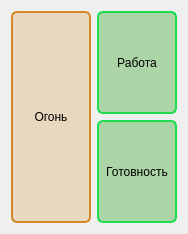
<?xml version="1.0" encoding="UTF-8"?>
<ui version="4.0">
 <class>WidgetControlBlock</class>
 <widget class="QWidget" name="WidgetControlBlock">
  <property name="geometry">
   <rect>
    <x>0</x>
    <y>0</y>
    <width>186</width>
    <height>234</height>
   </rect>
  </property>
  <property name="sizePolicy">
   <sizepolicy hsizetype="Preferred" vsizetype="Minimum">
    <horstretch>0</horstretch>
    <verstretch>0</verstretch>
   </sizepolicy>
  </property>
  <property name="maximumSize">
   <size>
    <width>16777215</width>
    <height>16777215</height>
   </size>
  </property>
  <property name="windowTitle">
   <string>Поворотное устройство</string>
  </property>
  <property name="styleSheet">
   <string notr="true">/* ---------------------------------------------------------------------------

    WARNING! File created programmatically. All changes made in this file will be lost!

    Created by the qtsass compiler v0.3.0

    The definitions are in the &quot;qdarkstyle.qss._styles.scss&quot; module

--------------------------------------------------------------------------- */
/* Light Style - QDarkStyleSheet ------------------------------------------ */
/*

See Qt documentation:

  - https://doc.qt.io/qt-5/stylesheet.html
  - https://doc.qt.io/qt-5/stylesheet-reference.html
  - https://doc.qt.io/qt-5/stylesheet-examples.html

--------------------------------------------------------------------------- */
/* Reset elements ------------------------------------------------------------

Resetting everything helps to unify styles across different operating systems

--------------------------------------------------------------------------- */
* {
  padding: 0px;
  margin: 0px;
  border: 0px;
  border-style: none;
  border-image: none;
  outline: 0;
}

/* specific reset for elements inside QToolBar */
QToolBar * {
  margin: 0px;
  padding: 0px;
}

/* QWidget ----------------------------------------------------------------

--------------------------------------------------------------------------- */
QWidget {
	/*background-color: #19232D;*/
	
	background-color: rgba(45, 44, 46, 1);

  border: 0px solid #455364;
  padding: 0px;
  color: #E0E1E3;
  selection-background-color: #346792;
  selection-color: #E0E1E3;
}

QWidget:disabled {
  background-color: #19232D;
  color: #9DA9B5;
  selection-background-color: #26486B;
  selection-color: #9DA9B5;
}

QWidget::item:selected {
  background-color: #346792;
}

QWidget::item:hover:!selected {
  background-color: #1A72BB;
}

/* QWidgetComplexInterface ------------------------------------------------------------

This adjusts the splitter in the dock widget, not qsplitter
https://doc.qt.io/qt-5/stylesheet-examples.html#customizing-qWidgetComplexInterface

--------------------------------------------------------------------------- */
QWidgetComplexInterface::separator {
  background-color: #455364;
  border: 0px solid #19232D;
  spacing: 0px;
  padding: 2px;
}

QWidgetComplexInterface::separator:hover {
  background-color: #60798B;
  border: 0px solid #1A72BB;
}

QWidgetComplexInterface::separator:horizontal {
  width: 5px;
  margin-top: 2px;
  margin-bottom: 2px;
  image: url(&quot;:/qss_icons/dark/rc/toolbar_separator_vertical.png&quot;);
}

QWidgetComplexInterface::separator:vertical {
  height: 5px;
  margin-left: 2px;
  margin-right: 2px;
  image: url(&quot;:/qss_icons/dark/rc/toolbar_separator_horizontal.png&quot;);
}

/* QToolTip ---------------------------------------------------------------

https://doc.qt.io/qt-5/stylesheet-examples.html#customizing-qtooltip

--------------------------------------------------------------------------- */
QToolTip {
  background-color: #346792;
  color: #E0E1E3;
  /* If you remove the border property, background stops working on Windows */
  border: none;
  /* Remove padding, for fix combo box tooltip */
  padding: 0px;
  /* Remove opacity, fix #174 - may need to use RGBA */
}

/* QStatusBar -------------------------------------------------------------

https://doc.qt.io/qt-5/stylesheet-examples.html#customizing-qstatusbar

--------------------------------------------------------------------------- */
QStatusBar {
  border: 1px solid #455364;
  /* Fixes Spyder #9120, #9121 */
  background: #455364;
  /* Fixes #205, white vertical borders separating items */
}

QStatusBar::item {
  border: none;
}

QStatusBar QToolTip {
  background-color: #1A72BB;
  border: 1px solid #19232D;
  color: #19232D;
  /* Remove padding, for fix combo box tooltip */
  padding: 0px;
  /* Reducing transparency to read better */
  opacity: 230;
}

QStatusBar QLabel {
  /* Fixes Spyder #9120, #9121 */
  background: transparent;
}

/* QCheckBox --------------------------------------------------------------

https://doc.qt.io/qt-5/stylesheet-examples.html#customizing-qcheckbox

--------------------------------------------------------------------------- */
QCheckBox {
  background-color: #19232D;
  color: #E0E1E3;
  spacing: 4px;
  outline: none;
  padding-top: 4px;
  padding-bottom: 4px;
}

QCheckBox:focus {
  border: none;
}

QCheckBox QWidget:disabled {
  background-color: #19232D;
  color: #9DA9B5;
}

QCheckBox::indicator {
  margin-left: 2px;
  height: 14px;
  width: 14px;
}

QCheckBox::indicator:unchecked {
  image: url(&quot;:/qss_icons/dark/rc/checkbox_unchecked.png&quot;);
}

QCheckBox::indicator:unchecked:hover, QCheckBox::indicator:unchecked:focus, QCheckBox::indicator:unchecked:pressed {
  border: none;
  image: url(&quot;:/qss_icons/dark/rc/checkbox_unchecked_focus.png&quot;);
}

QCheckBox::indicator:unchecked:disabled {
  image: url(&quot;:/qss_icons/dark/rc/checkbox_unchecked_disabled.png&quot;);
}

QCheckBox::indicator:checked {
  image: url(&quot;:/qss_icons/dark/rc/checkbox_checked.png&quot;);
}

QCheckBox::indicator:checked:hover, QCheckBox::indicator:checked:focus, QCheckBox::indicator:checked:pressed {
  border: none;
  image: url(&quot;:/qss_icons/dark/rc/checkbox_checked_focus.png&quot;);
}

QCheckBox::indicator:checked:disabled {
  image: url(&quot;:/qss_icons/dark/rc/checkbox_checked_disabled.png&quot;);
}

QCheckBox::indicator:indeterminate {
  image: url(&quot;:/qss_icons/dark/rc/checkbox_indeterminate.png&quot;);
}

QCheckBox::indicator:indeterminate:disabled {
  image: url(&quot;:/qss_icons/dark/rc/checkbox_indeterminate_disabled.png&quot;);
}

QCheckBox::indicator:indeterminate:focus, QCheckBox::indicator:indeterminate:hover, QCheckBox::indicator:indeterminate:pressed {
  image: url(&quot;:/qss_icons/dark/rc/checkbox_indeterminate_focus.png&quot;);
}

/* QGroupBox --------------------------------------------------------------

https://doc.qt.io/qt-5/stylesheet-examples.html#customizing-qgroupbox

--------------------------------------------------------------------------- */
QGroupBox {
  font-weight: bold;
  border: 1px solid #455364;
  border-radius: 4px;
  padding: 2px;
  margin-top: 6px;
  margin-bottom: 4px;
}

QGroupBox::title {
  subcontrol-origin: margin;
  subcontrol-position: top left;
  left: 4px;
  padding-left: 2px;
  padding-right: 4px;
  padding-top: -4px;
}

QGroupBox::indicator {
  margin-left: 2px;
  margin-top: 2px;
  padding: 0;
  height: 14px;
  width: 14px;
}

QGroupBox::indicator:unchecked {
  border: none;
  image: url(&quot;:/qss_icons/dark/rc/checkbox_unchecked.png&quot;);
}

QGroupBox::indicator:unchecked:hover, QGroupBox::indicator:unchecked:focus, QGroupBox::indicator:unchecked:pressed {
  border: none;
  image: url(&quot;:/qss_icons/dark/rc/checkbox_unchecked_focus.png&quot;);
}

QGroupBox::indicator:unchecked:disabled {
  image: url(&quot;:/qss_icons/dark/rc/checkbox_unchecked_disabled.png&quot;);
}

QGroupBox::indicator:checked {
  border: none;
  image: url(&quot;:/qss_icons/dark/rc/checkbox_checked.png&quot;);
}

QGroupBox::indicator:checked:hover, QGroupBox::indicator:checked:focus, QGroupBox::indicator:checked:pressed {
  border: none;
  image: url(&quot;:/qss_icons/dark/rc/checkbox_checked_focus.png&quot;);
}

QGroupBox::indicator:checked:disabled {
  image: url(&quot;:/qss_icons/dark/rc/checkbox_checked_disabled.png&quot;);
}

/* QRadioButton -----------------------------------------------------------

https://doc.qt.io/qt-5/stylesheet-examples.html#customizing-qradiobutton

--------------------------------------------------------------------------- */
QRadioButton {
  background-color: #19232D;
  color: #E0E1E3;
  spacing: 4px;
  padding-top: 4px;
  padding-bottom: 4px;
  border: none;
  outline: none;
}

QRadioButton:focus {
  border: none;
}

QRadioButton:disabled {
  background-color: #19232D;
  color: #9DA9B5;
  border: none;
  outline: none;
}

QRadioButton QWidget {
  background-color: #19232D;
  color: #E0E1E3;
  spacing: 0px;
  padding: 0px;
  outline: none;
  border: none;
}

QRadioButton::indicator {
  border: none;
  outline: none;
  margin-left: 2px;
  height: 14px;
  width: 14px;
}

QRadioButton::indicator:unchecked {
  image: url(&quot;:/qss_icons/dark/rc/radio_unchecked.png&quot;);
}

QRadioButton::indicator:unchecked:hover, QRadioButton::indicator:unchecked:focus, QRadioButton::indicator:unchecked:pressed {
  border: none;
  outline: none;
  image: url(&quot;:/qss_icons/dark/rc/radio_unchecked_focus.png&quot;);
}

QRadioButton::indicator:unchecked:disabled {
  image: url(&quot;:/qss_icons/dark/rc/radio_unchecked_disabled.png&quot;);
}

QRadioButton::indicator:checked {
  border: none;
  outline: none;
  image: url(&quot;:/qss_icons/dark/rc/radio_checked.png&quot;);
}

QRadioButton::indicator:checked:hover, QRadioButton::indicator:checked:focus, QRadioButton::indicator:checked:pressed {
  border: none;
  outline: none;
  image: url(&quot;:/qss_icons/dark/rc/radio_checked_focus.png&quot;);
}

QRadioButton::indicator:checked:disabled {
  outline: none;
  image: url(&quot;:/qss_icons/dark/rc/radio_checked_disabled.png&quot;);
}

/* QMenuBar ---------------------------------------------------------------

https://doc.qt.io/qt-5/stylesheet-examples.html#customizing-qmenubar

--------------------------------------------------------------------------- */
QMenuBar {
  background-color: #455364;
  padding: 2px;
  border: 1px solid #19232D;
  color: #E0E1E3;
  selection-background-color: #1A72BB;
}

QMenuBar:focus {
  border: 1px solid #346792;
}

QMenuBar::item {
  background: transparent;
  padding: 4px;
}

QMenuBar::item:selected {
  padding: 4px;
  background: transparent;
  border: 0px solid #455364;
  background-color: #1A72BB;
}

QMenuBar::item:pressed {
  padding: 4px;
  border: 0px solid #455364;
  background-color: #1A72BB;
  color: #E0E1E3;
  margin-bottom: 0px;
  padding-bottom: 0px;
}

/* QMenu ------------------------------------------------------------------

https://doc.qt.io/qt-5/stylesheet-examples.html#customizing-qmenu

--------------------------------------------------------------------------- */
QMenu {
  border: 0px solid #455364;
  color: #E0E1E3;
  margin: 0px;
  background-color: #37414F;
  selection-background-color: #1A72BB;
}

QMenu::separator {
  height: 1px;
  background-color: #60798B;
  color: #E0E1E3;
}

QMenu::item {
  background-color: #37414F;
  padding: 4px 24px 4px 28px;
  /* Reserve space for selection border */
  border: 1px transparent #455364;
}

QMenu::item:selected {
  color: #E0E1E3;
  background-color: #1A72BB;
}

QMenu::item:pressed {
  background-color: #1A72BB;
}

QMenu::icon {
  padding-left: 10px;
  width: 14px;
  height: 14px;
}

QMenu::indicator {
  padding-left: 8px;
  width: 12px;
  height: 12px;
  /* non-exclusive indicator = check box style indicator (see QActionGroup::setExclusive) */
  /* exclusive indicator = radio button style indicator (see QActionGroup::setExclusive) */
}

QMenu::indicator:non-exclusive:unchecked {
  image: url(&quot;:/qss_icons/dark/rc/checkbox_unchecked.png&quot;);
}

QMenu::indicator:non-exclusive:unchecked:hover, QMenu::indicator:non-exclusive:unchecked:focus, QMenu::indicator:non-exclusive:unchecked:pressed {
  border: none;
  image: url(&quot;:/qss_icons/dark/rc/checkbox_unchecked_focus.png&quot;);
}

QMenu::indicator:non-exclusive:unchecked:disabled {
  image: url(&quot;:/qss_icons/dark/rc/checkbox_unchecked_disabled.png&quot;);
}

QMenu::indicator:non-exclusive:checked {
  image: url(&quot;:/qss_icons/dark/rc/checkbox_checked.png&quot;);
}

QMenu::indicator:non-exclusive:checked:hover, QMenu::indicator:non-exclusive:checked:focus, QMenu::indicator:non-exclusive:checked:pressed {
  border: none;
  image: url(&quot;:/qss_icons/dark/rc/checkbox_checked_focus.png&quot;);
}

QMenu::indicator:non-exclusive:checked:disabled {
  image: url(&quot;:/qss_icons/dark/rc/checkbox_checked_disabled.png&quot;);
}

QMenu::indicator:non-exclusive:indeterminate {
  image: url(&quot;:/qss_icons/dark/rc/checkbox_indeterminate.png&quot;);
}

QMenu::indicator:non-exclusive:indeterminate:disabled {
  image: url(&quot;:/qss_icons/dark/rc/checkbox_indeterminate_disabled.png&quot;);
}

QMenu::indicator:non-exclusive:indeterminate:focus, QMenu::indicator:non-exclusive:indeterminate:hover, QMenu::indicator:non-exclusive:indeterminate:pressed {
  image: url(&quot;:/qss_icons/dark/rc/checkbox_indeterminate_focus.png&quot;);
}

QMenu::indicator:exclusive:unchecked {
  image: url(&quot;:/qss_icons/dark/rc/radio_unchecked.png&quot;);
}

QMenu::indicator:exclusive:unchecked:hover, QMenu::indicator:exclusive:unchecked:focus, QMenu::indicator:exclusive:unchecked:pressed {
  border: none;
  outline: none;
  image: url(&quot;:/qss_icons/dark/rc/radio_unchecked_focus.png&quot;);
}

QMenu::indicator:exclusive:unchecked:disabled {
  image: url(&quot;:/qss_icons/dark/rc/radio_unchecked_disabled.png&quot;);
}

QMenu::indicator:exclusive:checked {
  border: none;
  outline: none;
  image: url(&quot;:/qss_icons/dark/rc/radio_checked.png&quot;);
}

QMenu::indicator:exclusive:checked:hover, QMenu::indicator:exclusive:checked:focus, QMenu::indicator:exclusive:checked:pressed {
  border: none;
  outline: none;
  image: url(&quot;:/qss_icons/dark/rc/radio_checked_focus.png&quot;);
}

QMenu::indicator:exclusive:checked:disabled {
  outline: none;
  image: url(&quot;:/qss_icons/dark/rc/radio_checked_disabled.png&quot;);
}

QMenu::right-arrow {
  margin: 5px;
  padding-left: 12px;
  image: url(&quot;:/qss_icons/dark/rc/arrow_right.png&quot;);
  height: 12px;
  width: 12px;
}

/* QAbstractItemView ------------------------------------------------------

https://doc.qt.io/qt-5/stylesheet-examples.html#customizing-qcombobox

--------------------------------------------------------------------------- */
QAbstractItemView {
  alternate-background-color: #19232D;
  color: #E0E1E3;
  border: 1px solid #455364;
  border-radius: 4px;
}

QAbstractItemView QLineEdit {
  padding: 2px;
}

/* QAbstractScrollArea ----------------------------------------------------

https://doc.qt.io/qt-5/stylesheet-examples.html#customizing-qabstractscrollarea

--------------------------------------------------------------------------- */
QAbstractScrollArea {
  background-color: #19232D;
  border: 1px solid #455364;
  border-radius: 4px;
  /* fix #159 */
  padding: 2px;
  /* remove min-height to fix #244 */
  color: #E0E1E3;
}

QAbstractScrollArea:disabled {
  color: #9DA9B5;
}

/* QScrollArea ------------------------------------------------------------

--------------------------------------------------------------------------- */
QScrollArea QWidget QWidget:disabled {
  background-color: #19232D;
}

/* QScrollBar -------------------------------------------------------------

https://doc.qt.io/qt-5/stylesheet-examples.html#customizing-qscrollbar

--------------------------------------------------------------------------- */
QScrollBar:horizontal {
  height: 16px;
  margin: 2px 16px 2px 16px;
  border: 1px solid #455364;
  border-radius: 4px;
  background-color: #19232D;
}

QScrollBar:vertical {
  background-color: #19232D;
  width: 16px;
  margin: 16px 2px 16px 2px;
  border: 1px solid #455364;
  border-radius: 4px;
}

QScrollBar::handle:horizontal {
  background-color: #60798B;
  border: 1px solid #455364;
  border-radius: 4px;
  min-width: 8px;
}

QScrollBar::handle:horizontal:hover {
  background-color: #346792;
  border: #346792;
  border-radius: 4px;
  min-width: 8px;
}

QScrollBar::handle:horizontal:focus {
  border: 1px solid #1A72BB;
}

QScrollBar::handle:vertical {
  background-color: #60798B;
  border: 1px solid #455364;
  min-height: 8px;
  border-radius: 4px;
}

QScrollBar::handle:vertical:hover {
  background-color: #346792;
  border: #346792;
  border-radius: 4px;
  min-height: 8px;
}

QScrollBar::handle:vertical:focus {
  border: 1px solid #1A72BB;
}

QScrollBar::add-line:horizontal {
  margin: 0px 0px 0px 0px;
  border-image: url(&quot;:/qss_icons/dark/rc/arrow_right_disabled.png&quot;);
  height: 12px;
  width: 12px;
  subcontrol-position: right;
  subcontrol-origin: margin;
}

QScrollBar::add-line:horizontal:hover, QScrollBar::add-line:horizontal:on {
  border-image: url(&quot;:/qss_icons/dark/rc/arrow_right.png&quot;);
  height: 12px;
  width: 12px;
  subcontrol-position: right;
  subcontrol-origin: margin;
}

QScrollBar::add-line:vertical {
  margin: 3px 0px 3px 0px;
  border-image: url(&quot;:/qss_icons/dark/rc/arrow_down_disabled.png&quot;);
  height: 12px;
  width: 12px;
  subcontrol-position: bottom;
  subcontrol-origin: margin;
}

QScrollBar::add-line:vertical:hover, QScrollBar::add-line:vertical:on {
  border-image: url(&quot;:/qss_icons/dark/rc/arrow_down.png&quot;);
  height: 12px;
  width: 12px;
  subcontrol-position: bottom;
  subcontrol-origin: margin;
}

QScrollBar::sub-line:horizontal {
  margin: 0px 3px 0px 3px;
  border-image: url(&quot;:/qss_icons/dark/rc/arrow_left_disabled.png&quot;);
  height: 12px;
  width: 12px;
  subcontrol-position: left;
  subcontrol-origin: margin;
}

QScrollBar::sub-line:horizontal:hover, QScrollBar::sub-line:horizontal:on {
  border-image: url(&quot;:/qss_icons/dark/rc/arrow_left.png&quot;);
  height: 12px;
  width: 12px;
  subcontrol-position: left;
  subcontrol-origin: margin;
}

QScrollBar::sub-line:vertical {
  margin: 3px 0px 3px 0px;
  border-image: url(&quot;:/qss_icons/dark/rc/arrow_up_disabled.png&quot;);
  height: 12px;
  width: 12px;
  subcontrol-position: top;
  subcontrol-origin: margin;
}

QScrollBar::sub-line:vertical:hover, QScrollBar::sub-line:vertical:on {
  border-image: url(&quot;:/qss_icons/dark/rc/arrow_up.png&quot;);
  height: 12px;
  width: 12px;
  subcontrol-position: top;
  subcontrol-origin: margin;
}

QScrollBar::up-arrow:horizontal, QScrollBar::down-arrow:horizontal {
  background: none;
}

QScrollBar::up-arrow:vertical, QScrollBar::down-arrow:vertical {
  background: none;
}

QScrollBar::add-page:horizontal, QScrollBar::sub-page:horizontal {
  background: none;
}

QScrollBar::add-page:vertical, QScrollBar::sub-page:vertical {
  background: none;
}

/* QTextEdit --------------------------------------------------------------

https://doc.qt.io/qt-5/stylesheet-examples.html#customizing-specific-widgets

--------------------------------------------------------------------------- */
QTextEdit {
  background-color: #19232D;
  color: #E0E1E3;
  border-radius: 4px;
  border: 1px solid #455364;
}

QTextEdit:focus {
  border: 1px solid #1A72BB;
}

QTextEdit:selected {
  background: #346792;
  color: #455364;
}

/* QPlainTextEdit ---------------------------------------------------------

--------------------------------------------------------------------------- */
QPlainTextEdit {
  background-color: #19232D;
  color: #E0E1E3;
  border-radius: 4px;
  border: 1px solid #455364;
}

QPlainTextEdit:focus {
  border: 1px solid #1A72BB;
}

QPlainTextEdit:selected {
  background: #346792;
  color: #455364;
}

/* QSizeGrip --------------------------------------------------------------

https://doc.qt.io/qt-5/stylesheet-examples.html#customizing-qsizegrip

--------------------------------------------------------------------------- */
QSizeGrip {
  background: transparent;
  width: 12px;
  height: 12px;
  image: url(&quot;:/qss_icons/dark/rc/window_grip.png&quot;);
}

/* QStackedWidget ---------------------------------------------------------

--------------------------------------------------------------------------- */
QStackedWidget {
  padding: 2px;
  border: 1px solid #455364;
  border: 1px solid #19232D;
}

/* QToolBar ---------------------------------------------------------------

https://doc.qt.io/qt-5/stylesheet-examples.html#customizing-qtoolbar

--------------------------------------------------------------------------- */
QToolBar {
  background-color: #455364;
  border-bottom: 1px solid #19232D;
  padding: 1px;
  font-weight: bold;
  spacing: 2px;
}

QToolBar:disabled {
  /* Fixes #272 */
  background-color: #455364;
}

QToolBar::handle:horizontal {
  width: 16px;
  image: url(&quot;:/qss_icons/dark/rc/toolbar_move_horizontal.png&quot;);
}

QToolBar::handle:vertical {
  height: 16px;
  image: url(&quot;:/qss_icons/dark/rc/toolbar_move_vertical.png&quot;);
}

QToolBar::separator:horizontal {
  width: 16px;
  image: url(&quot;:/qss_icons/dark/rc/toolbar_separator_horizontal.png&quot;);
}

QToolBar::separator:vertical {
  height: 16px;
  image: url(&quot;:/qss_icons/dark/rc/toolbar_separator_vertical.png&quot;);
}

QToolButton#qt_toolbar_ext_button {
  background: #455364;
  border: 0px;
  color: #E0E1E3;
  image: url(&quot;:/qss_icons/dark/rc/arrow_right.png&quot;);
}

/* QAbstractSpinBox -------------------------------------------------------

--------------------------------------------------------------------------- */
QAbstractSpinBox {
  background-color: #19232D;
  border: 1px solid #455364;
  color: #E0E1E3;
  /* This fixes 103, 111 */
  padding-top: 2px;
  /* This fixes 103, 111 */
  padding-bottom: 2px;
  padding-left: 4px;
  padding-right: 4px;
  border-radius: 4px;
  /* min-width: 5px; removed to fix 109 */
}

QAbstractSpinBox:up-button {
  background-color: transparent #19232D;
  subcontrol-origin: border;
  subcontrol-position: top right;
  border-left: 1px solid #455364;
  border-bottom: 1px solid #455364;
  border-top-left-radius: 0;
  border-bottom-left-radius: 0;
  margin: 1px;
  width: 12px;
  margin-bottom: -1px;
}

QAbstractSpinBox::up-arrow, QAbstractSpinBox::up-arrow:disabled, QAbstractSpinBox::up-arrow:off {
  image: url(&quot;:/qss_icons/dark/rc/arrow_up_disabled.png&quot;);
  height: 8px;
  width: 8px;
}

QAbstractSpinBox::up-arrow:hover {
  image: url(&quot;:/qss_icons/dark/rc/arrow_up.png&quot;);
}

QAbstractSpinBox:down-button {
  background-color: transparent #19232D;
  subcontrol-origin: border;
  subcontrol-position: bottom right;
  border-left: 1px solid #455364;
  border-top: 1px solid #455364;
  border-top-left-radius: 0;
  border-bottom-left-radius: 0;
  margin: 1px;
  width: 12px;
  margin-top: -1px;
}

QAbstractSpinBox::down-arrow, QAbstractSpinBox::down-arrow:disabled, QAbstractSpinBox::down-arrow:off {
  image: url(&quot;:/qss_icons/dark/rc/arrow_down_disabled.png&quot;);
  height: 8px;
  width: 8px;
}

QAbstractSpinBox::down-arrow:hover {
  image: url(&quot;:/qss_icons/dark/rc/arrow_down.png&quot;);
}

QAbstractSpinBox:hover {
  border: 1px solid #346792;
  color: #E0E1E3;
}

QAbstractSpinBox:focus {
  border: 1px solid #1A72BB;
}

QAbstractSpinBox:selected {
  background: #346792;
  color: #455364;
}

/* ------------------------------------------------------------------------ */
/* DISPLAYS --------------------------------------------------------------- */
/* ------------------------------------------------------------------------ */
/* QLabel -----------------------------------------------------------------

https://doc.qt.io/qt-5/stylesheet-examples.html#customizing-qframe

--------------------------------------------------------------------------- */
QLabel
{
  border: 4px solid line;
	border-color: rgba(170, 142, 52, 1);
  border-radius: 8px;

	background-color: rgba(154, 153, 150,15);
}

QLabel:disabled {
  background-color: #19232D;
  border: 0px solid #455364;
  color: #9DA9B5;
}

/* QTextBrowser -----------------------------------------------------------

https://doc.qt.io/qt-5/stylesheet-examples.html#customizing-qabstractscrollarea

--------------------------------------------------------------------------- */
QTextBrowser {
  background-color: #19232D;
  border: 1px solid #455364;
  color: #E0E1E3;
  border-radius: 4px;
}

QTextBrowser:disabled {
  background-color: #19232D;
  border: 1px solid #455364;
  color: #9DA9B5;
  border-radius: 4px;
}

QTextBrowser:hover, QTextBrowser:!hover, QTextBrowser:selected, QTextBrowser:pressed {
  border: 1px solid #455364;
}

/* QGraphicsView ----------------------------------------------------------

--------------------------------------------------------------------------- */
QGraphicsView {
  background-color: #19232D;
  border: 1px solid #455364;
  color: #E0E1E3;
  border-radius: 4px;
}

QGraphicsView:disabled {
  background-color: #19232D;
  border: 1px solid #455364;
  color: #9DA9B5;
  border-radius: 4px;
}

QGraphicsView:hover, QGraphicsView:!hover, QGraphicsView:selected, QGraphicsView:pressed {
  border: 1px solid #455364;
}

/* QCalendarWidget --------------------------------------------------------

--------------------------------------------------------------------------- */
QCalendarWidget {
  border: 1px solid #455364;
  border-radius: 4px;
}

QCalendarWidget:disabled {
  background-color: #19232D;
  color: #9DA9B5;
}

/* QLCDNumber -------------------------------------------------------------

--------------------------------------------------------------------------- */
QLCDNumber {
  background-color: #19232D;
  color: #E0E1E3;
}

QLCDNumber:disabled {
  background-color: #19232D;
  color: #9DA9B5;
}

/* QProgressBar -----------------------------------------------------------

https://doc.qt.io/qt-5/stylesheet-examples.html#customizing-qprogressbar

--------------------------------------------------------------------------- */
QProgressBar {
  background-color: #19232D;
  border: 1px solid #455364;
  color: #E0E1E3;
  border-radius: 4px;
  text-align: center;
}

QProgressBar:disabled {
  background-color: #19232D;
  border: 1px solid #455364;
  color: #9DA9B5;
  border-radius: 4px;
  text-align: center;
}

QProgressBar::chunk {
  background-color: #346792;
  color: #19232D;
  border-radius: 4px;
}

QProgressBar::chunk:disabled {
  background-color: #26486B;
  color: #9DA9B5;
  border-radius: 4px;
}

/* ------------------------------------------------------------------------ */
/* BUTTONS ---------------------------------------------------------------- */
/* ------------------------------------------------------------------------ */
/* QPushButton ------------------------------------------------------------

https://doc.qt.io/qt-5/stylesheet-examples.html#customizing-qpushbutton

--------------------------------------------------------------------------- */
QPushButton {
  background-color: #455364;
  color: #E0E1E3;
  border-radius: 4px;
  padding: 2px;
  outline: none;
  border: none;
}

QPushButton:disabled {
  background-color: #455364;
  color: #9DA9B5;
  border-radius: 4px;
  padding: 2px;
}

QPushButton:checked {
  background-color: #60798B;
  border-radius: 4px;
  padding: 2px;
  outline: none;
}

QPushButton:checked:disabled {
  background-color: #60798B;
  color: #9DA9B5;
  border-radius: 4px;
  padding: 2px;
  outline: none;
}

QPushButton:checked:selected {
  background: #60798B;
}

QPushButton:hover {
  background-color: #54687A;
  color: #E0E1E3;
}

QPushButton:pressed {
  background-color: #60798B;
}

QPushButton:selected {
  background: #60798B;
  color: #E0E1E3;
}

QPushButton::menu-indicator {
  subcontrol-origin: padding;
  subcontrol-position: bottom right;
  bottom: 4px;
}

QDialogButtonBox QPushButton {
  /* Issue #194 #248 - Special case of QPushButton inside dialogs, for better UI */
  min-width: 80px;
}

/* QToolButton ------------------------------------------------------------

https://doc.qt.io/qt-5/stylesheet-examples.html#customizing-qtoolbutton

--------------------------------------------------------------------------- */
QToolButton {
  background-color: #455364;
  color: #E0E1E3;
  border-radius: 4px;
  padding: 2px;
  outline: none;
  border: none;
  /* The subcontrols below are used only in the DelayedPopup mode */
  /* The subcontrols below are used only in the MenuButtonPopup mode */
  /* The subcontrol below is used only in the InstantPopup or DelayedPopup mode */
}

QToolButton:disabled {
  background-color: #455364;
  color: #9DA9B5;
  border-radius: 4px;
  padding: 2px;
}

QToolButton:checked {
  background-color: #60798B;
  border-radius: 4px;
  padding: 2px;
  outline: none;
}

QToolButton:checked:disabled {
  background-color: #60798B;
  color: #9DA9B5;
  border-radius: 4px;
  padding: 2px;
  outline: none;
}

QToolButton:checked:hover {
  background-color: #54687A;
  color: #E0E1E3;
}

QToolButton:checked:pressed {
  background-color: #60798B;
}

QToolButton:checked:selected {
  background: #60798B;
  color: #E0E1E3;
}

QToolButton:hover {
  background-color: #54687A;
  color: #E0E1E3;
}

QToolButton:pressed {
  background-color: #60798B;
}

QToolButton:selected {
  background: #60798B;
  color: #E0E1E3;
}

QToolButton[popupMode=&quot;0&quot;] {
  /* Only for DelayedPopup */
  padding-right: 2px;
}

QToolButton[popupMode=&quot;1&quot;] {
  /* Only for MenuButtonPopup */
  padding-right: 20px;
}

QToolButton[popupMode=&quot;1&quot;]::menu-button {
  border: none;
}

QToolButton[popupMode=&quot;1&quot;]::menu-button:hover {
  border: none;
  border-left: 1px solid #455364;
  border-radius: 0;
}

QToolButton[popupMode=&quot;2&quot;] {
  /* Only for InstantPopup */
  padding-right: 2px;
}

QToolButton::menu-button {
  padding: 2px;
  border-radius: 4px;
  width: 12px;
  border: none;
  outline: none;
}

QToolButton::menu-button:hover {
  border: 1px solid #346792;
}

QToolButton::menu-button:checked:hover {
  border: 1px solid #346792;
}

QToolButton::menu-indicator {
  image: url(&quot;:/qss_icons/dark/rc/arrow_down.png&quot;);
  height: 8px;
  width: 8px;
  top: 0;
  /* Exclude a shift for better image */
  left: -2px;
  /* Shift it a bit */
}

QToolButton::menu-arrow {
  image: url(&quot;:/qss_icons/dark/rc/arrow_down.png&quot;);
  height: 8px;
  width: 8px;
}

QToolButton::menu-arrow:hover {
  image: url(&quot;:/qss_icons/dark/rc/arrow_down_focus.png&quot;);
}

/* QCommandLinkButton -----------------------------------------------------

--------------------------------------------------------------------------- */
QCommandLinkButton {
  background-color: transparent;
  border: 1px solid #455364;
  color: #E0E1E3;
  border-radius: 4px;
  padding: 0px;
  margin: 0px;
}

QCommandLinkButton:disabled {
  background-color: transparent;
  color: #9DA9B5;
}

/* ------------------------------------------------------------------------ */
/* INPUTS - NO FIELDS ----------------------------------------------------- */
/* ------------------------------------------------------------------------ */
/* QComboBox --------------------------------------------------------------

https://doc.qt.io/qt-5/stylesheet-examples.html#customizing-qcombobox

--------------------------------------------------------------------------- */
QComboBox {
  border: 1px solid #455364;
  border-radius: 4px;
  selection-background-color: #346792;
  padding-left: 4px;
  padding-right: 4px;
  /* padding-right = 36; 4 + 16*2 See scrollbar size */
  /* changed to 4px to fix #239 */
  /* Fixes #103, #111 */
  min-height: 1.5em;
  /* padding-top: 2px;     removed to fix #132 */
  /* padding-bottom: 2px;  removed to fix #132 */
  /* min-width: 75px;      removed to fix #109 */
  /* Needed to remove indicator - fix #132 */
}

QComboBox QAbstractItemView {
  border: 1px solid #455364;
  border-radius: 0;
  background-color: #19232D;
  selection-background-color: #346792;
}

QComboBox QAbstractItemView:hover {
  background-color: #19232D;
  color: #E0E1E3;
}

QComboBox QAbstractItemView:selected {
  background: #346792;
  color: #455364;
}

QComboBox QAbstractItemView:alternate {
  background: #19232D;
}

QComboBox:disabled {
  background-color: #19232D;
  color: #9DA9B5;
}

QComboBox:hover {
  border: 1px solid #346792;
}

QComboBox:focus {
  border: 1px solid #1A72BB;
}

QComboBox:on {
  selection-background-color: #346792;
}

QComboBox::indicator {
  border: none;
  border-radius: 0;
  background-color: transparent;
  selection-background-color: transparent;
  color: transparent;
  selection-color: transparent;
  /* Needed to remove indicator - fix #132 */
}

QComboBox::indicator:alternate {
  background: #19232D;
}

QComboBox::item {
  /* Remove to fix #282, #285 and MR #288*/
  /*&amp;:checked {
            font-weight: bold;
        }

        &amp;:selected {
            border: 0px solid transparent;
        }
        */
}

</string>
  </property>
  <layout class="QGridLayout" name="gridLayout_2">
   <item row="0" column="0">
    <layout class="QGridLayout" name="gridLayout">
     <item row="0" column="1" rowspan="2">
      <widget class="QPushButton" name="butSetLaserReady">
       <property name="sizePolicy">
        <sizepolicy hsizetype="Ignored" vsizetype="Ignored">
         <horstretch>0</horstretch>
         <verstretch>0</verstretch>
        </sizepolicy>
       </property>
       <property name="minimumSize">
        <size>
         <width>80</width>
         <height>0</height>
        </size>
       </property>
       <property name="maximumSize">
        <size>
         <width>16777215</width>
         <height>16777215</height>
        </size>
       </property>
       <property name="styleSheet">
        <string notr="true">QPushButton
{
	
	background-color: rgba(32, 156, 19, 83);
    border: 2px solid line;
    border-radius: 6px;
   
	border-color: rgb(30, 221, 78);
}

QPushButton:checked
{
	
	background-color: rgba(204, 53, 10, 62);
    border: 2px solid line;
    border-radius: 6px;	
	border-color: rgb(215, 50, 28);
}</string>
       </property>
       <property name="text">
        <string>Работа</string>
       </property>
       <property name="iconSize">
        <size>
         <width>36</width>
         <height>36</height>
        </size>
       </property>
       <property name="checkable">
        <bool>true</bool>
       </property>
       <property name="checked">
        <bool>false</bool>
       </property>
      </widget>
     </item>
     <item row="0" column="0" rowspan="4">
      <widget class="QPushButton" name="butOpenFire">
       <property name="sizePolicy">
        <sizepolicy hsizetype="Fixed" vsizetype="MinimumExpanding">
         <horstretch>0</horstretch>
         <verstretch>0</verstretch>
        </sizepolicy>
       </property>
       <property name="minimumSize">
        <size>
         <width>80</width>
         <height>0</height>
        </size>
       </property>
       <property name="styleSheet">
        <string notr="true">QPushButton
{
	background-color: rgba(209, 142, 34, 60);
    border: 2px solid line;
    border-radius: 6px;
   
	border-color: rgb(214, 136, 41);
}

QPushButton:pressed
{
    background-color: rgba(209, 142, 34, 110);
    border: 4px solid line;
    border-radius: 6px;
   
	
	border-color: rgb(171, 86, 38);
}</string>
       </property>
       <property name="text">
        <string>Огонь</string>
       </property>
      </widget>
     </item>
     <item row="2" column="1" rowspan="2">
      <widget class="QPushButton" name="pushButton">
       <property name="sizePolicy">
        <sizepolicy hsizetype="Fixed" vsizetype="Minimum">
         <horstretch>0</horstretch>
         <verstretch>0</verstretch>
        </sizepolicy>
       </property>
       <property name="minimumSize">
        <size>
         <width>80</width>
         <height>0</height>
        </size>
       </property>
       <property name="styleSheet">
        <string notr="true">QPushButton
{
	
	background-color: rgba(32, 156, 19, 83);
    border: 2px solid line;
    border-radius: 6px;
   
	border-color: rgb(30, 221, 78);
}

QPushButton:checked
{
	
	background-color: rgba(204, 53, 10, 62);
    border: 2px solid line;
    border-radius: 6px;	
	border-color: rgb(215, 50, 28);
}</string>
       </property>
       <property name="text">
        <string>Готовность</string>
       </property>
      </widget>
     </item>
    </layout>
   </item>
  </layout>
 </widget>
 <resources>
  <include location="Images.qrc"/>
 </resources>
 <connections/>
</ui>
